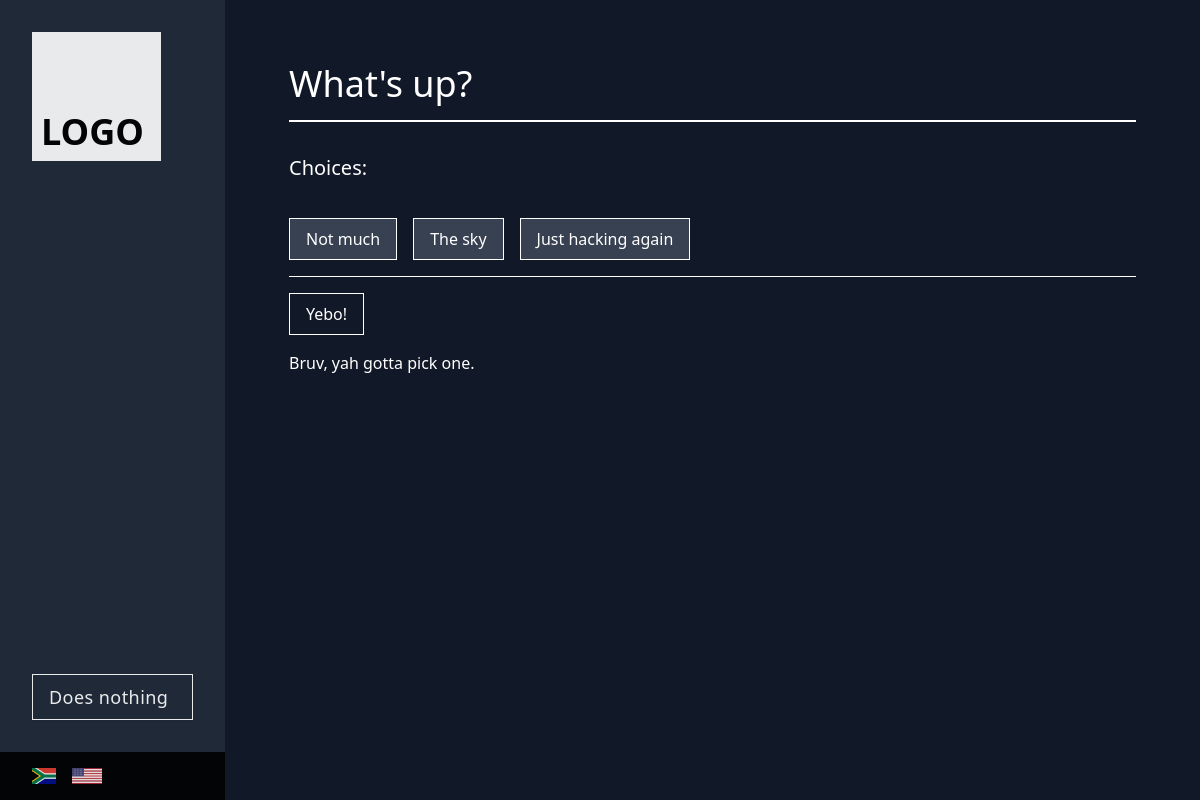
The page /1/vote/ on the database its author committed.
### polls/models.py (models this page shows, shortened)
class Question(models.Model):
    question_text = models.CharField(max_length=200)
    pub_date = models.DateTimeField('date published')

class Choice(models.Model):
    question = models.ForeignKey(Question, on_delete=models.CASCADE)
    choice_text = models.CharField(max_length=200)
    votes = models.IntegerField(default=0)

### polls/views.py (the view)
# urls.py: path('<int:question_id>/vote/', views.vote, name='vote'),
def vote(request, question_id):
    question = get_object_or_404(Question, pk=question_id)
    try:
        selected_choice = question.choice_set.get(pk=request.POST['choice'])
    except (KeyError, Choice.DoesNotExist):
        return render(request, 'polls/detail.html', {
            'question': question,
            'error_message': "Bruv, yah gotta pick one.",
        })
    else:
        selected_choice.votes += 1
        selected_choice.save()
        return HttpResponseRedirect(reverse('polls:results', args=(question.id,)))
    return HttpResponse("You're voting on question %s." % question_id)

### polls/templates/polls/detail.html (shortened to what this page needs)
{% extends "base.html" %}
{% block content %}
    <div>
        <h1 class="text-4xl">{{ question.question_text }}</h1>
        <div class="w-full border border-white mt-4 mb-8"></div>
    </div>
    <form action="{% url 'polls:vote' question.id %}" method="post">
        <fieldset class="mb-4 pb-4 border-b border-b-white flex flex-wrap">
            <h3 class="text-xl min-w-full mb-9">Choices:</h3>
            {% if question.choice_set.all %}
                {% for choice in question.choice_set.all %}
                    <label class="bg-gray-700 peer-checked/{{ forloop.counter }}:bg-white peer-checked/{{ forloop.counter }}:text-black py-2 px-4 mr-4 border border-white" for="choice{{ forloop.counter }}">
                        {{ choice.choice_text }}
                    </label><br>
                {% endfor %}
            {% else %}
                    Brah, you gotta pick one.
            {% endif %}
        </fieldset>
        <input class="hover:text-black hover:bg-white py-2 px-4 mr-4 border border-white" type="submit" value="Yebo!">
        {% if error_message %}
            <div class="block pt-4">{{ error_message }}</div>
        {% endif %}
    </form>
{% endblock %}

### rows shown on the page
Question: question_text "What's up?"
Choice: choice_text "Not much"
Choice: choice_text "The sky"
Choice: choice_text "Just hacking again"

### other values the page prints
{{ error_message }} "Bruv, yah gotta pick one."
